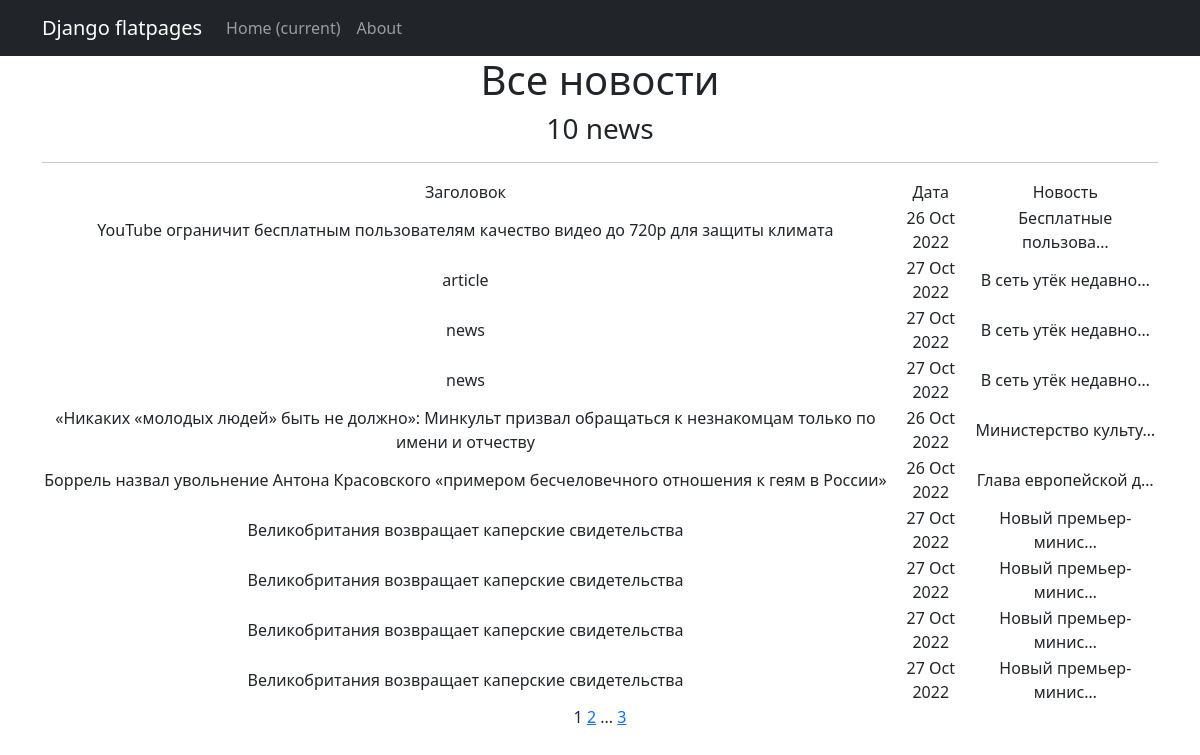
Page /news/ on the committed database.
### news/models.py (models this page shows, shortened)
class Post(models.Model):
    author = models.ForeignKey(Author, on_delete=models.CASCADE)
    category = models.CharField(max_length=255, choices=CATEGORY)
    time = models.DateTimeField(auto_now_add=True)
    post_category = models.ManyToManyField(Category, through='PostCategory')
    name = models.CharField(max_length=255)
    text = models.TextField()
    rating = models.IntegerField(default=0)

### news/views.py (the view)
# urls.py: path('', NewsList.as_view(), name='list'),
class NewsList(ListView):
    model = Post
    ordering = 'name'
    template_name = 'news.html'
    context_object_name = 'news'
    paginate_by = 10  # вот так мы можем указать количество записей на странице
    def get_queryset(self):
        queryset = super().get_queryset()
        self.filterset = PostFilter(self.request.GET, queryset)
        return self.filterset.qs
    def get_context_data(self, **kwargs):
        context = super().get_context_data(**kwargs)
        context['filterset'] = self.filterset
        return context

### news/models.py (called while the page is built)
    def __str__(self):
        return self.name.title()

### news/templatetags/custom_filters.py (called while the page is built)
@register.filter()
def censor(value):
   for word in replacement_:
      value = value.replace(word, '*****')
   return str(value)

### templates/news.html (shortened to what this page needs)
{% extends 'flatpages/default.html' %}
{% load custom_filters %}
{% block content %}
   <h1>Все новости</h1>
   <h3>{{ news|length }} news</h3>
   <hr>
   {% if news %}
       <table>
           <tr>
               <td>Заголовок</td>
               <td>Дата</td>
               <td>Новость</td>
           </tr>
           {% for post in news %}
           <tr>
               <td>{{ post.name|censor }}</td>
               <td>{{ post.time|date:'d M Y'}}</td>
               <td>{{ post.text|truncatechars:20 }}</td>
           </tr>
           {% endfor %}
       </table>
   {% else %}
       <h2>Новостей нет!</h2>
   {% endif %}
   {{ page_obj.number }}
   {% if page_obj.has_next %}
       <a href="?page={{ page_obj.next_page_number }}">{{ page_obj.next_page_number }}</a>
       {% if paginator.num_pages != page_obj.next_page_number %}
           ...
           <a href="?page={{ page_obj.paginator.num_pages }}">{{ page_obj.paginator.num_pages }}</a>
       {% endif %}
   {% endif %}
{% endblock content %}

### templates/flatpages/default.html (shortened to what this page needs)
<!DOCTYPE html>
<html lang="en">
    <head>
        {% load static %}
        <link href="{% static 'css/styles.css' %}" rel="stylesheet" />
    </head>
    <body>
        <nav class="navbar navbar-expand-lg navbar-dark bg-dark static-top">
            <div class="container">
                <a class="navbar-brand" href="#">Django flatpages</a>
                <div class="collapse navbar-collapse" id="navbarResponsive">
                    <ul class="navbar-nav ml-auto">
                        <li class="nav-item active">
                            <a class="nav-link" href="#">Home
                                <span class="sr-only">(current)</span>
                            </a>
                        </li>
                        <li class="nav-item">
                            <a class="nav-link" href="/about/">About</a>
                        </li>
                     </ul>
                </div>
            </div>
        </nav>
        <div class="container">
            <div class="row">
                <div class="col-lg-12 text-center">
                    {% block content %}{% endblock content %}
                </div>
            </div>
        </div>
    </body>
</html>

### rows in the picture
Post: name|censor "YouTube ограничит бесплатным пользователям качество видео до 720p для защиты климата", time "26 Oct 2022", text "Бесплатные пользова…"
Post: name|censor "article", time "27 Oct 2022", text "В сеть утёк недавно…"
Post: name|censor "news", time "27 Oct 2022", text "В сеть утёк недавно…"
Post: name|censor "news", time "27 Oct 2022", text "В сеть утёк недавно…"
Post: name|censor "«Никаких «молодых людей» быть не должно»: Минкульт призвал обращаться к незнакомцам только по имени и отчеству", time "26 Oct 2022", text "Министерство культу…"
Post: name|censor "Боррель назвал увольнение Антона Красовского «примером бесчеловечного отношения к геям в России»", time "26 Oct 2022", text "Глава европейской д…"
Post: name|censor "Великобритания возвращает каперские свидетельства", time "27 Oct 2022", text "Новый премьер-минис…"
Post: name|censor "Великобритания возвращает каперские свидетельства", time "27 Oct 2022", text "Новый премьер-минис…"
Post: name|censor "Великобритания возвращает каперские свидетельства", time "27 Oct 2022", text "Новый премьер-минис…"
Post: name|censor "Великобритания возвращает каперские свидетельства", time "27 Oct 2022", text "Новый премьер-минис…"

### other values in the picture
{{ news|length }} "10"
{{ page_obj.number }} "1"
{{ page_obj.next_page_number }} "2"
{{ page_obj.paginator.num_pages }} "3"
